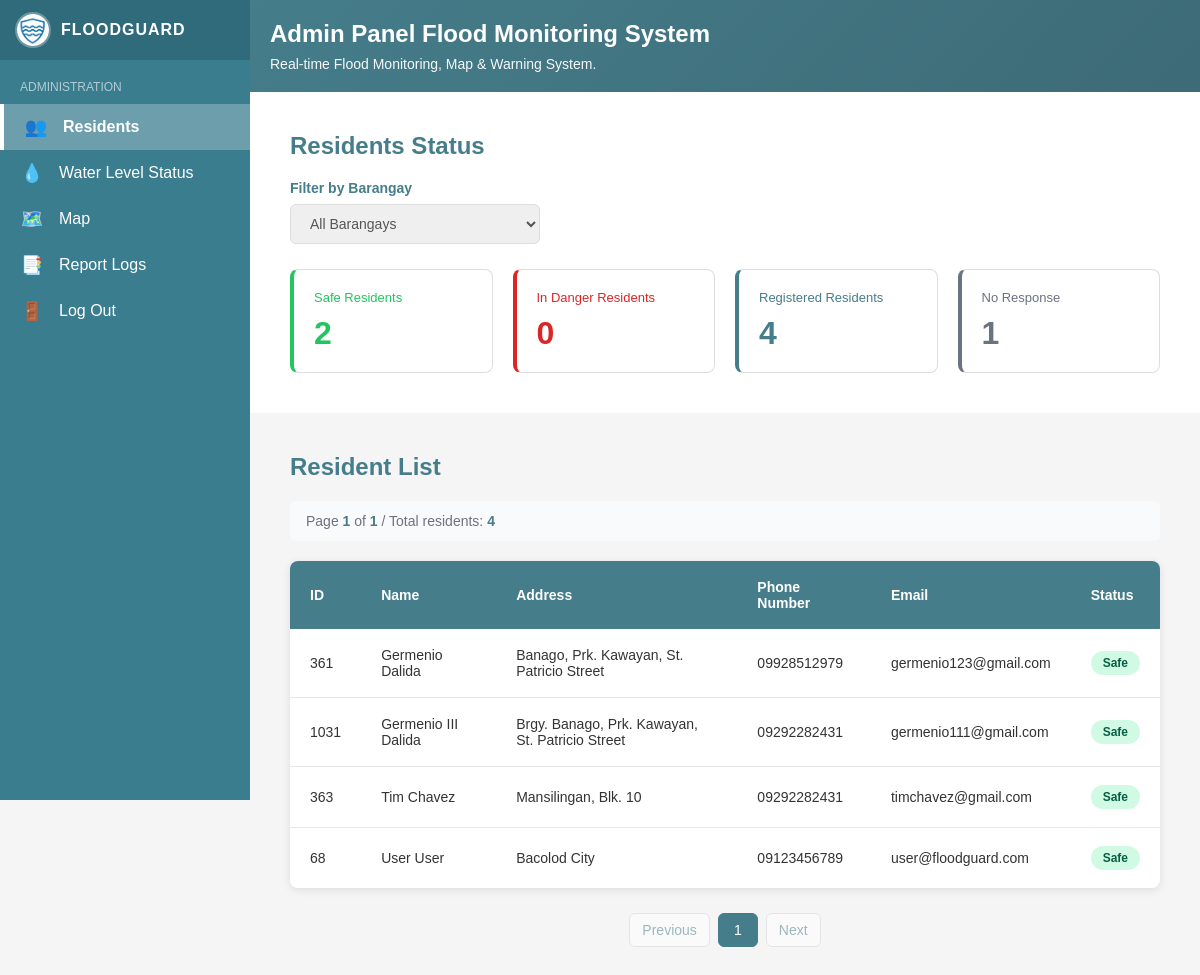
The app's page /views/admin-dashboard.php (signed in) with its own data.
### tables this page shows
CREATE TABLE `users` (
  `id` int(10) UNSIGNED NOT NULL,
  `first_name` varchar(100) NOT NULL,
  `last_name` varchar(100) NOT NULL,
  `email` varchar(255) NOT NULL,
  `phone` varchar(20) NOT NULL,
  `address` varchar(255) NOT NULL,
  `password_hash` varchar(255) NOT NULL,
  `role` enum('user','admin') NOT NULL DEFAULT 'user',
  `created_at` timestamp NOT NULL DEFAULT current_timestamp(),
  `profile_photo` varchar(255) DEFAULT NULL,
  `status` varchar(32) DEFAULT 'Safe'
);

### models/user.php (called while the page is built, shortened)
<?php
function get_users_paginated($conn, $limit = 10, $offset = 0, $search_area = '') {
    $users = [];
    $limit = intval($limit);
    $offset = intval($offset);
    $query = "SELECT id, first_name, last_name, email, phone, address, status FROM users WHERE role = 'user'";
    $query .= " ORDER BY first_name ASC LIMIT $limit OFFSET $offset";
    $result = $conn->query($query);
    if ($result && $result->num_rows > 0) {
        while ($row = $result->fetch_assoc()) {
            $users[] = $row;
        }
    }
    return $users;
}
function get_users_count($conn, $search_area = '') {
    $query = "SELECT COUNT(*) as total FROM users WHERE role = 'user'";
    $result = $conn->query($query);
    if ($result) {
        $row = $result->fetch_assoc();
        return (int)$row['total'];
    }
    return 0;
}
?>

### controllers/admin-dashboard-controller.php (called while the page is built, shortened)
<?php
require_once __DIR__ . '/../config/config.php';
require_once __DIR__ . '/../models/user.php';
$itemsPerPage = 10;
$currentPage = isset($_GET['page']) && is_numeric($_GET['page']) ? intval($_GET['page']) : 1;
$selectedBarangay = '';
$totalRecords = get_users_count($conn, $selectedBarangay);
$totalPages = max(1, ceil($totalRecords / $itemsPerPage));
$offset = ($currentPage - 1) * $itemsPerPage;
$users_data = get_users_paginated($conn, $itemsPerPage, $offset, $selectedBarangay);
$residents = [];
if ($users_data) {
    foreach ($users_data as $row) {
        $residents[] = [
            'id' => (int)$row['id'],
            'name' => htmlspecialchars($row['first_name'] . ' ' . $row['last_name']),
            'address' => htmlspecialchars($row['address']),
            'phone' => htmlspecialchars($row['phone']),
            'email' => htmlspecialchars($row['email']),
            'status' => !empty($row['status']) ? htmlspecialchars($row['status']) : 'Safe'
        ];
    }
}
$registeredCount = get_users_count($conn);
$stats = [
    "safe" => max(0, floor($registeredCount * 0.6)),
    "danger" => max(0, floor($registeredCount * 0.2)),
    "registered" => $registeredCount,
    "no_response" => max(0, $registeredCount - floor($registeredCount * 0.8))
];
function getStatusClass($status) {
    $status = strtolower(trim($status));
    return "status-safe";
}
function generatePaginationButtons($currentPage, $totalPages) {
    $buttons = [];
    if ($currentPage > 1) {
        $buttons[] = ['page' => $currentPage - 1, 'label' => 'Previous', 'active' => false, 'disabled' => false];
    } else {
        $buttons[] = ['page' => 1, 'label' => 'Previous', 'active' => false, 'disabled' => true];
    }
    $startPage = max(1, $currentPage - 2);
    $endPage = min($totalPages, $currentPage + 2);
    for ($i = $startPage; $i <= $endPage; $i++) {
        $buttons[] = ['page' => $i, 'label' => $i, 'active' => ($i == $currentPage), 'disabled' => false];
    }
    if ($currentPage < $totalPages) {
        $buttons[] = ['page' => $currentPage + 1, 'label' => 'Next', 'active' => false, 'disabled' => false];
    } else {
        $buttons[] = ['page' => $totalPages, 'label' => 'Next', 'active' => false, 'disabled' => true];
    }
    return $buttons;
}
$paginationButtons = generatePaginationButtons($currentPage, $totalPages);
?>

### views/admin-dashboard.php (the view, shortened to what this page needs)
<?php
include '../controllers/admin-dashboard-controller.php';
?>
<!DOCTYPE html>
<html lang="en">
<head>
    <link rel="stylesheet" href="../assets/css/admindashboard.css">
</head>
<body>
<?php include 'include/admin-sidebar.php'; ?>
<main>
<div class="main-wrapper">
    <div class="page-header">
        <h1>Admin Panel Flood Monitoring System</h1>
        <p>Real-time Flood Monitoring, Map & Warning System.</p>
    </div>
    <div class="status-section">
        <h2>Residents Status</h2>
            <form method="POST" class="area-filter-form">
                <div class="area-select">
                    <label for="areaFilter">Filter by Barangay</label>
                    <select id="areaFilter" name="barangay" onchange="document.getElementsByClassName('area-filter-form')[0].submit()">
                        <option value="">All Barangays</option>
                </select>
            </div>
        </form>
        <div class="status-cards">
            <div class="status-card card-safe">
                <p>Safe Residents</p>
                <h3><?= $stats["safe"] ?></h3>
            </div>
            <div class="status-card card-danger">
                <p>In Danger Residents</p>
                <h3><?= $stats["danger"] ?></h3>
            </div>
            <div class="status-card card-registered">
                <p>Registered Residents</p>
                <h3><?= $stats["registered"] ?></h3>
            </div>
            <div class="status-card card-no-response">
                <p>No Response</p>
                <h3><?= $stats["no_response"] ?></h3>
            </div>
        </div>
    </div>
    <div class="list-section">
        <h2>Resident List</h2>
        <div class="pagination-info">
            <p>Page <span class="current-page"><?= $currentPage ?></span> of <span class="total-pages"><?= $totalPages ?></span> / Total residents: <span class="total-records"><?= $totalRecords ?></span></p>
        </div>
        <?php if (empty($residents)): ?>
            <div class="no-residents">
                <p>No residents found<?php if (!empty($selectedBarangay)): ?> in <?= htmlspecialchars($selectedBarangay) ?><?php endif; ?>.</p>
            </div>
        <?php else: ?>
        <div class="table-container">
            <table>
                <thead>
                    <tr>
                        <th>ID</th>
                        <th>Name</th>
                        <th>Address</th>
                        <th>Phone Number</th>
                        <th>Email</th>
                        <th>Status</th>
                    </tr>
                </thead>
                <tbody>
                <?php foreach ($residents as $r): ?>
                    <tr>
                        <td><?= $r["id"] ?></td>
                        <td><?= $r["name"] ?></td>
                        <td><?= $r["address"] ?></td>
                        <td><?= $r["phone"] ?></td>
                        <td><?= $r["email"] ?></td>
                        <td>
                            <span class="status-badge <?= getStatusClass($r["status"]) ?>">
                                <?= $r["status"] ?>
                            </span>
                        </td>
                    </tr>
                <?php endforeach; ?>
                </tbody>
            </table>
        </div>
        <div class="pagination-buttons">
            <?php foreach ($paginationButtons as $btn): ?>
                <?php if ($btn['disabled']): ?>
                    <button class="pagination-btn disabled" disabled><?= $btn['label'] ?></button>
                <?php else: ?>
                    <a href="?page=<?= $btn['page'] ?><?= !empty($selectedBarangay) ? '&barangay=' . urlencode($selectedBarangay) : '' ?>"
                       class="pagination-btn <?= $btn['active'] ? 'active' : '' ?>">
                        <?= $btn['label'] ?>
                    </a>
                <?php endif; ?>
            <?php endforeach; ?>
        </div>
        <?php endif; ?>
    </div>
</div>
</main>
</body>
</html>

### assets/css/admindashboard.css (style rules this page uses)
* { margin: 0; padding: 0; box-sizing: border-box; }
body { font-family: Arial, sans-serif; background: #f5f5f5; }
main { padding: 0; }
.page-header { background: linear-gradient(135deg, #457d8a 0%, #3d6b77 100%); color: white; padding: 20px; }
.page-header h1 { font-size: 24px; margin-bottom: 8px; }
.page-header p { font-size: 14px; opacity: 0.95; font-weight: 200; }
.status-section { padding: 40px; background: white; }
.status-section h2 { color: #457d8a; font-size: 24px; margin-bottom: 20px; }
.area-select { margin-bottom: 25px; }
.area-filter-form { margin-bottom: 25px; }
.area-filter-form .area-select { margin-bottom: 0; }
.area-select label { display: block; color: #457d8a; font-size: 14px; font-weight: bold; margin-bottom: 8px; }
.area-select select { width: 250px; padding: 10px 15px; border: 1px solid #ddd; border-radius: 6px; font-size: 14px; color: #555; }
.status-cards { display: grid; grid-template-columns: repeat(4, 1fr); gap: 20px; }
.status-card { background: white; padding: 20px; border-radius: 8px; border: 1px solid #ddd; }
.status-card p { font-size: 13px; margin-bottom: 10px; }
.status-card h3 { font-size: 32px; font-weight: bold; }
.card-safe { border-left: 4px solid #22c55e; }
.card-safe p { color: #22c55e; }
.card-safe h3 { color: #22c55e; }
.card-danger { border-left: 4px solid #dc2626; }
.card-danger p { color: #dc2626; }
.card-danger h3 { color: #dc2626; }
.card-registered { border-left: 4px solid #457d8a; }
.card-registered p { color: #457d8a; }
.card-registered h3 { color: #457d8a; }
.card-no-response { border-left: 4px solid #6b7280; }
.card-no-response p { color: #6b7280; }
.card-no-response h3 { color: #6b7280; }
.list-section { padding: 40px; }
.list-section h2 { color: #457d8a; font-size: 24px; margin-bottom: 20px; }
.pagination-info { background: #f9fafb; padding: 12px 16px; border-radius: 6px; margin-bottom: 20px; font-size: 14px; color: #6b7280; }
.pagination-info p { margin: 0; }
.pagination-info span { font-weight: 600; color: #457d8a; }
.table-container { background: white; border-radius: 8px; overflow: hidden; box-shadow: 0 2px 8px rgba(0, 0, 0, 0.1); }
table { width: 100%; border-collapse: collapse; }
thead { background: #457d8a; color: white; }
th { padding: 18px 20px; text-align: left; font-size: 14px; font-weight: 600; }
tbody tr { border-bottom: 1px solid #e5e7eb; }
tbody tr:last-child { border-bottom: none; }
td { padding: 18px 20px; font-size: 14px; color: #333; }
.status-badge { display: inline-block; padding: 5px 12px; border-radius: 12px; font-size: 12px; font-weight: 600; }
.status-safe { background: #d1fae5; color: #065f46; }
.pagination-buttons { display: flex; justify-content: center; align-items: center; gap: 8px; margin-top: 25px; flex-wrap: wrap; }
.pagination-btn { padding: 8px 12px; border: 1px solid #d1d5db; background: white; color: #457d8a; border-radius: 6px; cursor: pointer; font-size: 14px; font-weight: 500; transition: all 0.3s; text-decoration: none; display: inline-block; text-align: center; min-width: 40px; }
.pagination-btn.active { background: #457d8a; color: white; border-color: #457d8a; }
.pagination-btn.disabled { opacity: 0.5; cursor: not-allowed; }

### assets/css/sidebar.css (style rules this page uses)
main { margin-left: 250px; transition: margin-left 0.3s ease; }

### records on screen
users: id "361", name "Germenio Dalida", address "Banago, Prk. Kawayan, St. Patricio Street", phone "09928512979", email "germenio123@gmail.com", status "Safe"
users: id "1031", name "Germenio III Dalida", address "Brgy. Banago, Prk. Kawayan, St. Patricio Street", phone "09292282431", email "germenio111@gmail.com", status "Safe"
users: id "363", name "Tim Chavez", address "Mansilingan, Blk. 10", phone "09292282431", email "timchavez@gmail.com", status "Safe"
users: id "68", name "User User", address "Bacolod City", phone "09123456789", email "user@floodguard.com", status "Safe"

### other values on screen
$stats["safe"] "2"
$stats["danger"] "0"
$stats["registered"] "4"
$stats["no_response"] "1"
$currentPage "1"
$totalPages "1"
$totalRecords "4"
$btn['label'] "Previous"
$btn['label'] "1"
$btn['label'] "Next"
